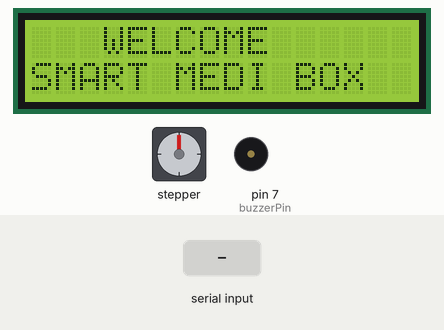
Bench run of a sketch on a simulated Arduino Uno, built with avr-gcc and run on an emulated ATmega328P. Shown: 16×2 character LCD, stepper motor, buzzer (waves = sounding, pin HIGH). The inputs (shaded band) are chosen by the test bench. Stepper angles assume 2048 steps per turn; what the sketch prints to the serial monitor is not drawn.

Above: at 2.1 s.
At 5.9 s:
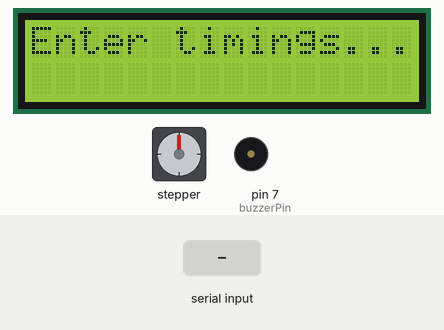
6.0 s: "A" received over Serial
7.5 s: "D" received over Serial
At 8.4 s:
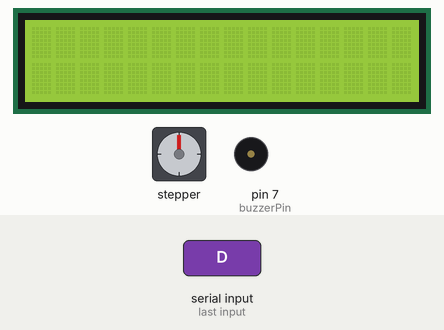
At 19.1 s:
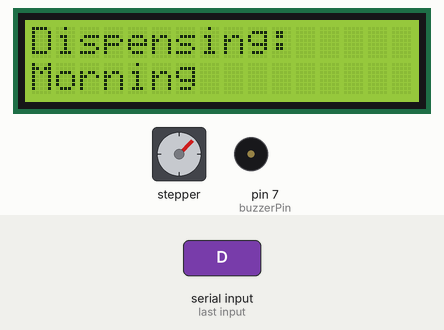
Timing chart, 0 to 19.4 s (numbered marks = the images above; inputs shaded):
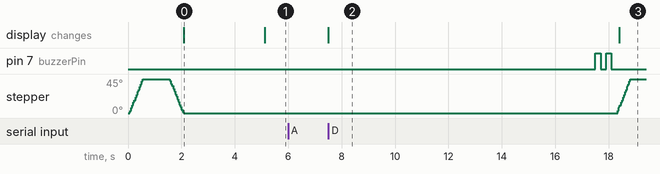

Measured:
- after the input at 6.0 s, every drawn part: stays the same
- after the input at 7.5 s, pin 7 (buzzerPin): alternates HIGH for 0.20 s and LOW for 0.20 s, 4 changes in all, then stays LOW, starting after 10.0 s; stepper: turns 45° clockwise in 0.47 s, starting after 10.8 s; the display: changes at once (image 2)
- what the display in image 0 shows lasts 3.0 s, from 2.1 s to 5.1 s
- what the display in image 2 shows lasts 10.9 s, from 7.5 s to 18.4 s

The sketch:

smart_medi_box.ino
```cpp
#include <Wire.h>
#include <LiquidCrystal_I2C.h>
#include <Stepper.h>

#define buzzerPin 7
#define emergencyBtn 9
#define irSensorPin 8

LiquidCrystal_I2C lcd(0x27, 16, 2);

// For 28BYJ-48 stepper motor with ULN2003 driver
const int stepsPerRevolution = 2048;  // Full revolution steps
Stepper myStepper(stepsPerRevolution, A0, A2, A1, A3);  // IN1, IN3, IN2, IN4

bool morning = false, afternoon = false, evening = false;
bool timingsEntered = false;

void setup() {
  Serial.begin(9600);
  lcd.begin(16, 2);
  lcd.backlight();

  pinMode(buzzerPin, OUTPUT);
  pinMode(emergencyBtn, INPUT_PULLUP);
  pinMode(irSensorPin, INPUT);

  myStepper.setSpeed(15);  // Stepper motor speed (RPM)

  // Motor test
  Serial.println("Testing motor...");
  myStepper.step(stepsPerRevolution / 8);  // Rotate ~45 degrees
  delay(1000);
  myStepper.step(-stepsPerRevolution / 8); // Rotate back
  Serial.println("Motor test done.");

  welcomeMessage();
  getMedicationTimings();
}

void loop() {
  if (!timingsEntered) return;

  handleTiming("Morning", 10000, morning);
  handleTiming("Afternoon", 10000, afternoon);
  handleTiming("Evening", 10000, evening);

  emergencyCheck();

  morning = afternoon = evening = false;
  timingsEntered = false;

  getMedicationTimings();
}

void welcomeMessage() {
  lcd.setCursor(0, 0);
  lcd.print("   WELCOME");
  lcd.setCursor(0, 1);
  lcd.print("SMART MEDI BOX");
  delay(3000);
  lcd.clear();
}

void getMedicationTimings() {
  lcd.clear();
  lcd.setCursor(0, 0);
  lcd.print("Enter timings...");
  Serial.println("Send A (Morning), B (Afternoon), C (Evening). Send D when done.");

  while (true) {
    if (Serial.available()) {
      char input = Serial.read();
      input = toupper(input);
      switch (input) {
        case 'A':
          morning = true;
          Serial.println("Morning time selected.");
          break;
        case 'B':
          afternoon = true;
          Serial.println("Afternoon time selected.");
          break;
        case 'C':
          evening = true;
          Serial.println("Evening time selected.");
          break;
        case 'D':
          Serial.println("Medication timings saved.");
          timingsEntered = true;
          lcd.clear();
          return;
      }
    }
  }
}

void handleTiming(String timing, unsigned long delayTime, bool active) {
  if (active) {
    delay(delayTime);
    beepBuzzer(2);
    rotateMotor(timing);
    checkIRSensor();
  }
}

void beepBuzzer(int times) {
  for (int i = 0; i < times; i++) {
    digitalWrite(buzzerPin, HIGH);
    delay(200);
    digitalWrite(buzzerPin, LOW);
    delay(200);
  }
}

void rotateMotor(String timingLabel) {
  lcd.clear();
  lcd.setCursor(0, 0);
  lcd.print("Dispensing:");
  lcd.setCursor(0, 1);
  lcd.print(timingLabel);

  Serial.println("Dispensing: " + timingLabel);
  myStepper.step(stepsPerRevolution / 8);  // Rotate ~45 degrees

  delay(2000);
}

void checkIRSensor() {
  lcd.clear();
  lcd.setCursor(0, 0);
  lcd.print("Waiting pickup...");
  Serial.println("Checking IR sensor...");

  unsigned long startTime = millis();
  bool taken = false;

  while (millis() - startTime < 10000) {
    if (digitalRead(irSensorPin) == LOW) {
      taken = true;
      break;
    }
  }

  lcd.clear();
  if (taken) {
    lcd.setCursor(0, 0);
    lcd.print("Pill Taken");
    Serial.println("Pill taken.");
  } else {
    lcd.setCursor(0, 0);
    lcd.print("Pill NOT Taken");
    Serial.println("Pill NOT taken.");
    beepBuzzer(3);
  }

  delay(3000);
  lcd.clear();
}

void emergencyCheck() {
  if (digitalRead(emergencyBtn) == LOW) {
    Serial.println("!!! EMERGENCY ALERT !!!");
    lcd.clear();
    lcd.setCursor(0, 0);
    lcd.print("!!!EMERGENCY!!!");
    beepBuzzer(5);
    delay(3000);
    lcd.clear();
  }
}
```
